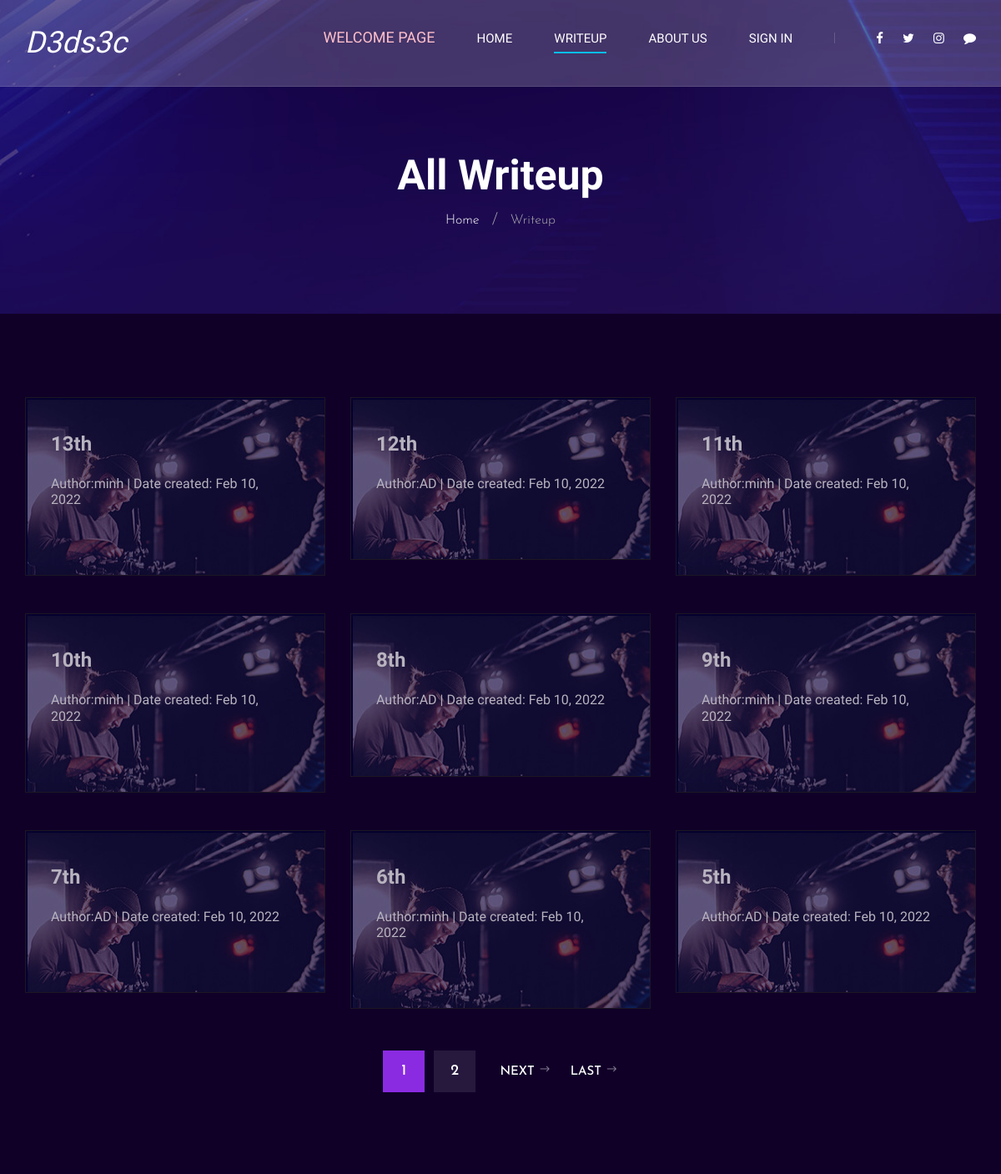
Before: /dedsec/writeup/ (upper part) with the older database file.
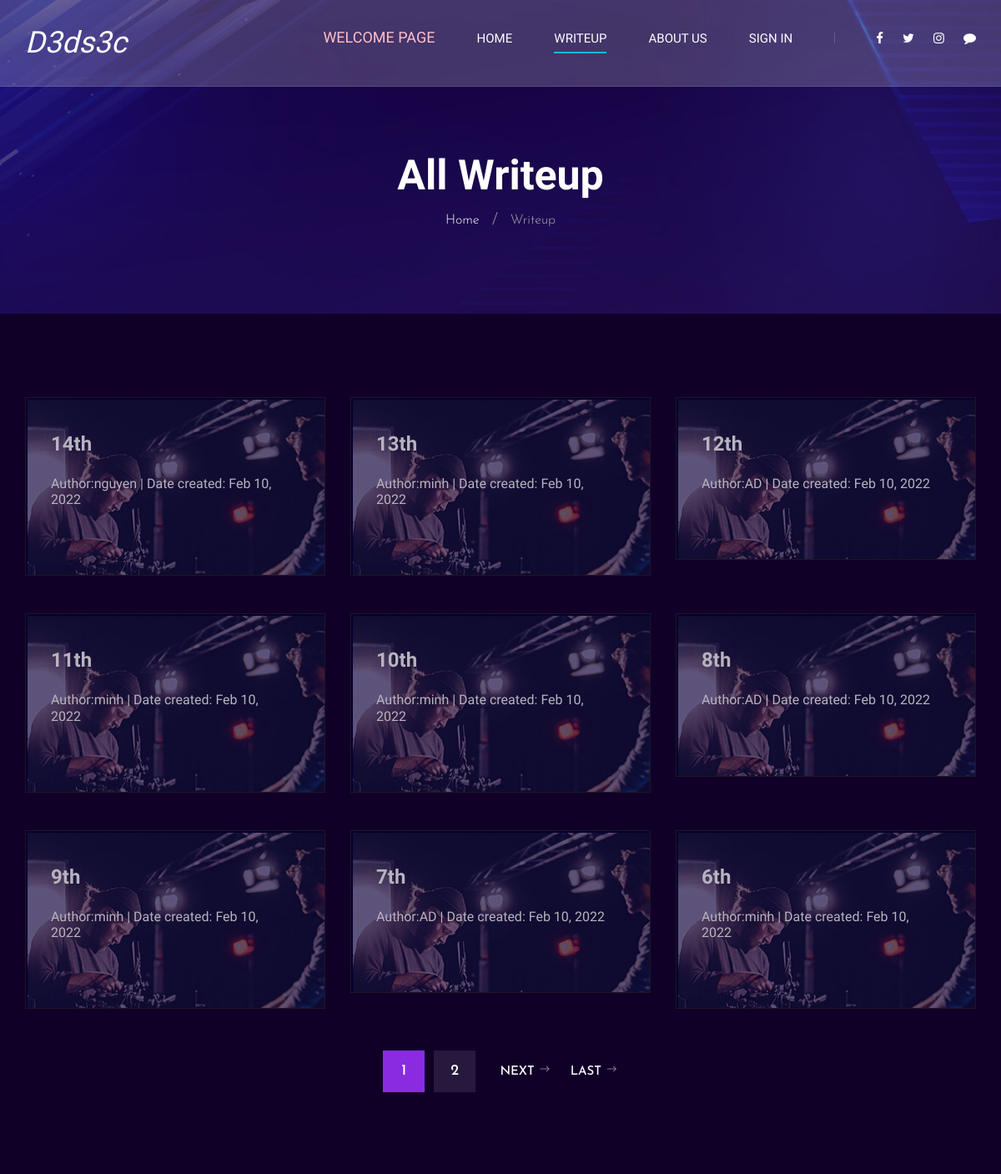
After: the same page with the newer database file.
### writeup/models.py (models this page shows, shortened)
class Writeup(models.Model):
    title = models.CharField(max_length=100)
    prerequis = models.TextField()
    content = models.TextField()
    date_create = models.DateTimeField(default = timezone.now)
    author = models.ForeignKey(User, on_delete=models.CASCADE)

### writeup/views.py (the view)
class Writeuplist(ListView):
    model = Writeup
    context_object_name = 'post'
    paginate_by = 9
    def get_queryset(self) :
        return Writeup.objects.all().order_by('-date_create')

### writeup/templates/writeup/writeup.html (shortened to what the changed rows need)
{%extends 'writeup/base.html'%}
{%load static%}
{% block content %}
    <header class="header">
        <div class="container">
            <div class="row">
                <div class="col-lg-2">
                    <div class="header__logo">
                        <a href="./index.html" style="color: white;"><h2 style="color: white;"><em> D3ds3c</em> </h2></a>
                    </div>
                </div>
            </div>
        </div>
    </header>
    <div class="breadcrumb-option spad set-bg" data-setbg="{% static 'writeup/img/breadcrumb-bg.jpg'%}">
        <div class="container">
            <div class="row">
                <div class="col-lg-12 text-center">
                    <div class="breadcrumb__text">
                        <h2>All Writeup</h2>
                    </div>
                </div>
            </div>
        </div>
    </div>
    <section class="blog spad">
        <div class="container">
            <div class="row">
                {%for p in post%}
                <div class="col-lg-4 col-md-6 col-sm-6">
                    <a href="{%url 'writeupdetail' p.id%}">
                    <div class="blog__item">
                        <h4>  {{p.title}}</h4>
                        <p> <h6 style="color: white;"> <a href="{%url 'userwu' p.author%}"> Author:{{p.author.first_name}}</a>  | Date created: {{p.date_create|date:"M d, Y" }}</h6></p>
                        <br>
                    </div>
                    </a>
                </div>
                {%endfor%}
            </div>
            {%if is_paginated%}
                <div class="row">
                    <div class="col-lg-12">
                        <div class="pagination__option blog__pagi">
                            {%for p in page_obj.paginator.page_range%}
                            {%if p == page_obj.number%}
                            <a href="?page={{p}}" class="number__pagination " style="background-color: blueviolet;">{{p}}</a>
                            {%else%}
                            <a href="?page={{p}}" class="number__pagination">{{p}}</a>
                            {%endif%}
                            {%endfor%}
                            {%if page_obj.has_next%}
                            <a href="?page={{page_obj.next_page_number}}" class="arrow__pagination right__arrow">Next <span class="arrow_right"></span></a>
                            <a href="?page={{page_obj.paginator.num_pages }}" class="arrow__pagination right__arrow">Last <span class="arrow_right"></span></a>
                            {%endif%}
                        </div>
                    </div>
                </div>
            {%endif%}
        </div>
    </section>
{% endblock %}

Changed rows visible on the page:
no longer on this page (row unchanged): Writeup: title "5th", author.first_name "AD", date_create "Feb 10, 2022"
added Writeup: title "14th", author.first_name "nguyen", date_create "Feb 10, 2022"
